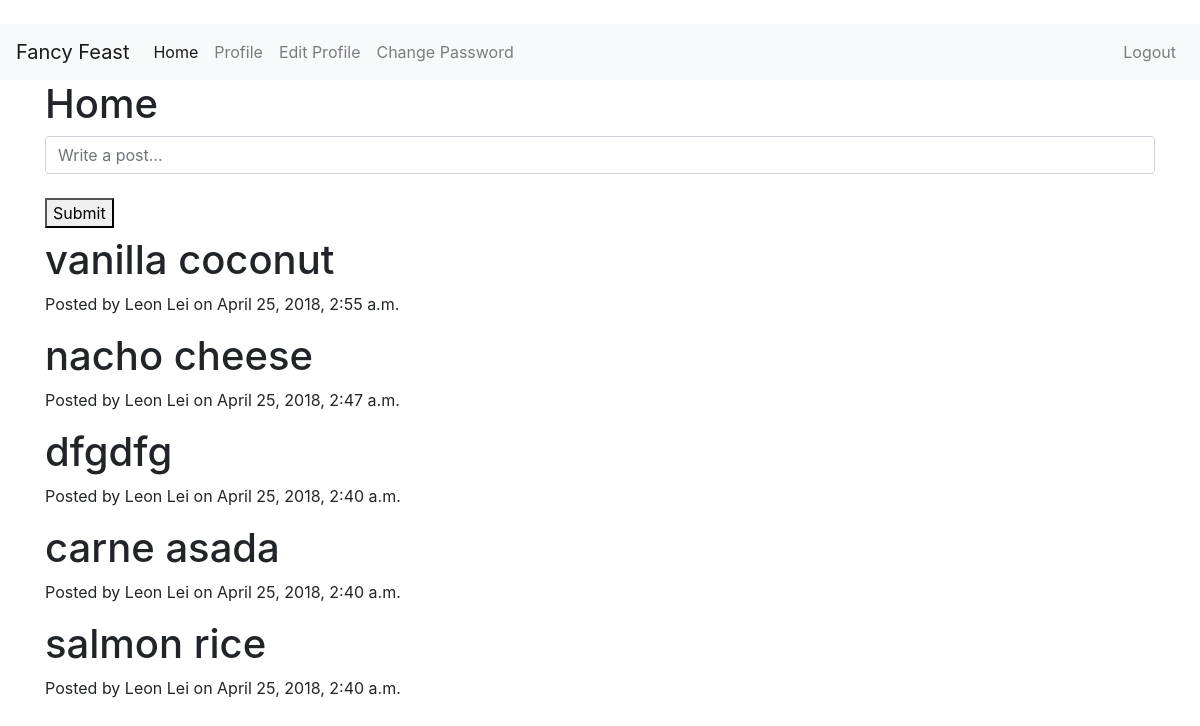
Before: /home/ (signed in) with the older database file.
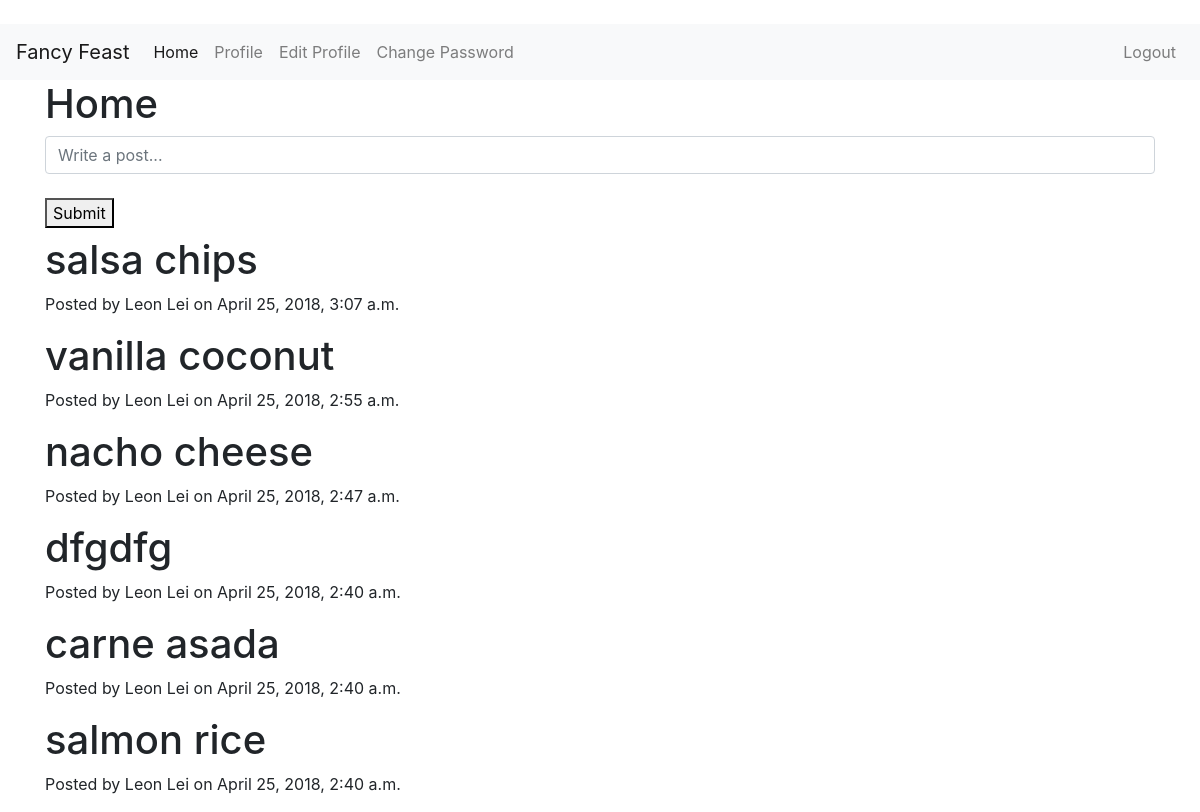
After: the same page with the newer database file.
### home/models.py (models this page shows)
class Post(models.Model):
    post = models.CharField(max_length=500)
    user = models.ForeignKey(User, on_delete=models.CASCADE)
    created = models.DateTimeField(auto_now_add=True)
    updated = models.DateTimeField(auto_now=True)

### home/views.py (the view, shortened to what this page needs)
# urls.py: path('', HomeView.as_view(), name='home'),
class HomeView(TemplateView):
    template_name = 'home/home.html'
    def get(self, request):
        form = HomeForm()
        posts = Post.objects.all().order_by('-created')
        args = {'form': form, 'posts': posts}
        return render(request, self.template_name, args)

### home/forms.py
class HomeForm(forms.ModelForm):
    post = forms.CharField(widget=forms.TextInput(
        attrs={
            'class': 'form-control',
            'placeholder': 'Write a post...',
        }
    ))
    class Meta:
        model = Post
        fields = ('post',)

### home/templates/home/home.html (shortened to what this page needs)
{% extends 'base.html' %}
{% block body %}
<div class="container">
    <h1>Home</h1>
    <form method="post">
        {{ form.post }}
        <br>
        <button type="submit">Submit</button>
    </form>
    {% for post in posts %}
        <h1>{{ post.post }}</h1>
        <p>Posted by {{ post.user.get_full_name }} on {{ post.created }}</p>
    {% endfor %}
</div>
{% endblock %}

### accounts/templates/base.html (shortened to what this page needs)
<!DOCTYPE html>
<html>
    <head>
        <link rel="stylesheet" href="https://stackpath.bootstrapcdn.com/bootstrap/4.1.0/css/bootstrap.min.css">
    </head>
    <body>
        <br>
        <nav class="navbar navbar-expand-lg navbar-light bg-light">
          <a class="navbar-brand" href="/account">Fancy Feast</a>
          <div class="collapse navbar-collapse" id="navbarNavAltMarkup">
            {% if user.is_authenticated %}
            <div class="navbar-nav">
              <a class="nav-item nav-link active" href="{% url 'home:home' %}">Home <span class="sr-only">(current)</span></a>
              <a class="nav-item nav-link" href="{% url 'accounts:view_profile' %}">Profile</a>
              <a class="nav-item nav-link" href="{% url 'accounts:edit_profile' %}">Edit Profile</a>
              <a class="nav-item nav-link" href="{% url 'accounts:change_password' %}">Change Password</a>
            </div>
            <div class="nav navbar-nav ml-auto">
              <a class="nav-item nav-link" href="{% url 'accounts:logout' %}">Logout</a>
            </div>
            {% endif %}
          </div>
        </nav>
        {% block body %}{% endblock %}
    </body>
</html>

Changed rows visible on the page:
added Post: post "salsa chips", user.get_full_name "Leon Lei", created "April 25, 2018, 3:07 a.m."
